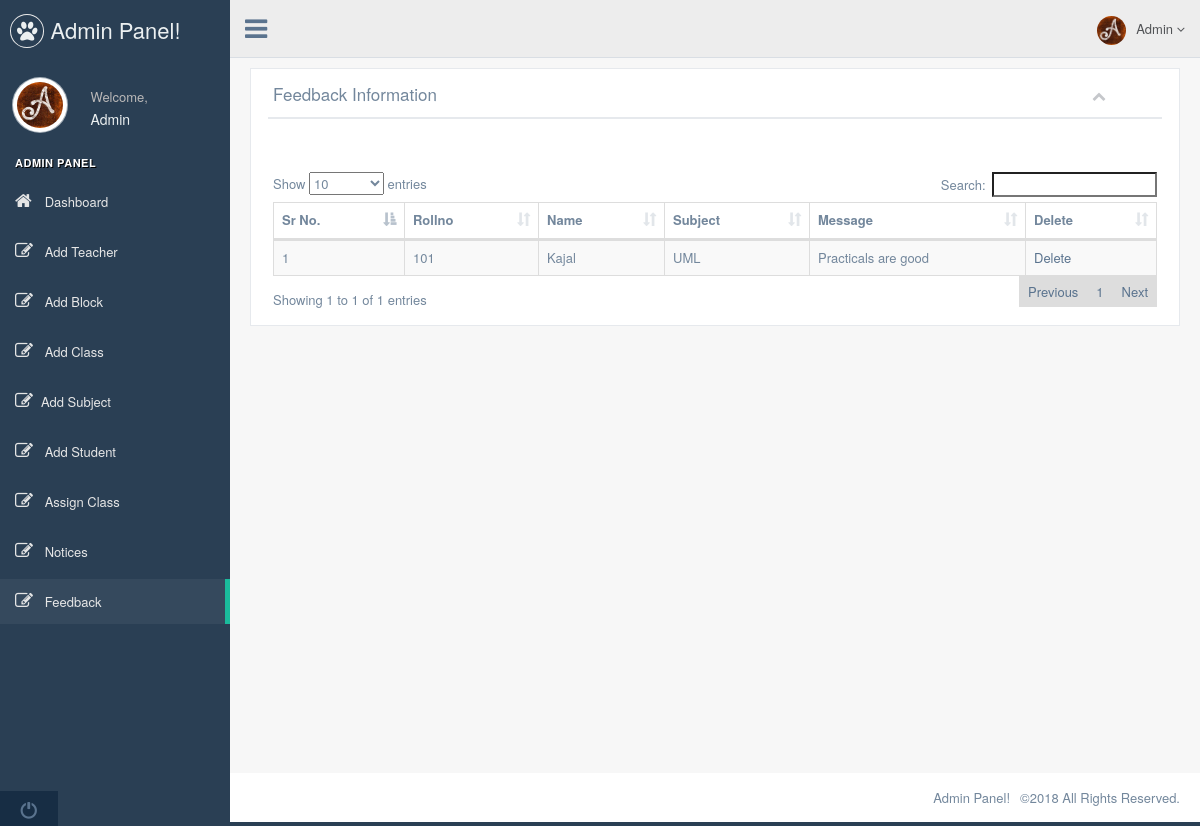
The page /admin/feedback.php (signed in) on the database its author committed.
### tables this page shows
CREATE TABLE IF NOT EXISTS `feedback` (
`id` int(11) NOT NULL,
  `rollno` varchar(50) NOT NULL,
  `name` varchar(20) NOT NULL,
  `subject` varchar(20) NOT NULL,
  `message` varchar(200) NOT NULL
);

### admin/feedback.php (the view, shortened to what this page needs)
<?php
    require ("header.php");
    require ("Controllers/config.php");
?>
<div class="right_col dataHeight" role="main">
    <div class="row">
        <div class="col-md-12 col-sm-12 col-xs-12">
            <div class="x_panel">
                <div class="x_title">
                    <h2>Feedback Information</h2>
                    <ul class="nav navbar-right panel_toolbox">
                        <li><a class="collapse-link"><i class="fa fa-chevron-up"></i></a>
                        </li>
                    </ul>
                    <div class="clearfix"></div>
                </div>
                <div class="x_content">
                    <br />
                    <br>
                    <table id="datatable" class="table table-striped table-bordered">
                        <thead>
                        <tr>
                            <th>Sr No.</th>
                            <th>Rollno</th>
                            <th>Name</th>
                            <th>Subject</th>
                            <th>Message</th>
                            <th>Delete</th>
                        </tr>
                        </thead>
                        <tbody>
                        <?php
                        $idd=0;
                        $com=mysqli_query($con,"select * FROM feedback");
                        if(mysqli_num_rows($com)>0)
                        {
                            while($row = mysqli_fetch_array($com))
                            {
                                $idd++;
                                echo ("<tr><td>$idd</td>");
                                echo ("<td>$row[rollno]</td>");
                                echo ("<td>$row[name]</td>");
                                echo ("<td>$row[subject]</td>");
                                echo ("<td>$row[message]</td>");
                                echo ("<td><a href='feedback.php?id=$row[id]'>Delete</a></td></tr>");
                            }
                        }
                        ?>
                        </tbody>
                    </table>
                </div>
            </div>
        </div>
    </div>
</div>
<?php
    require ("footer.php");
?>

### rows shown on the page
feedback: rollno "101", name "Kajal", subject "UML", message "Practicals are good"

### other values the page prints
$_SESSION['name'] "Admin"
